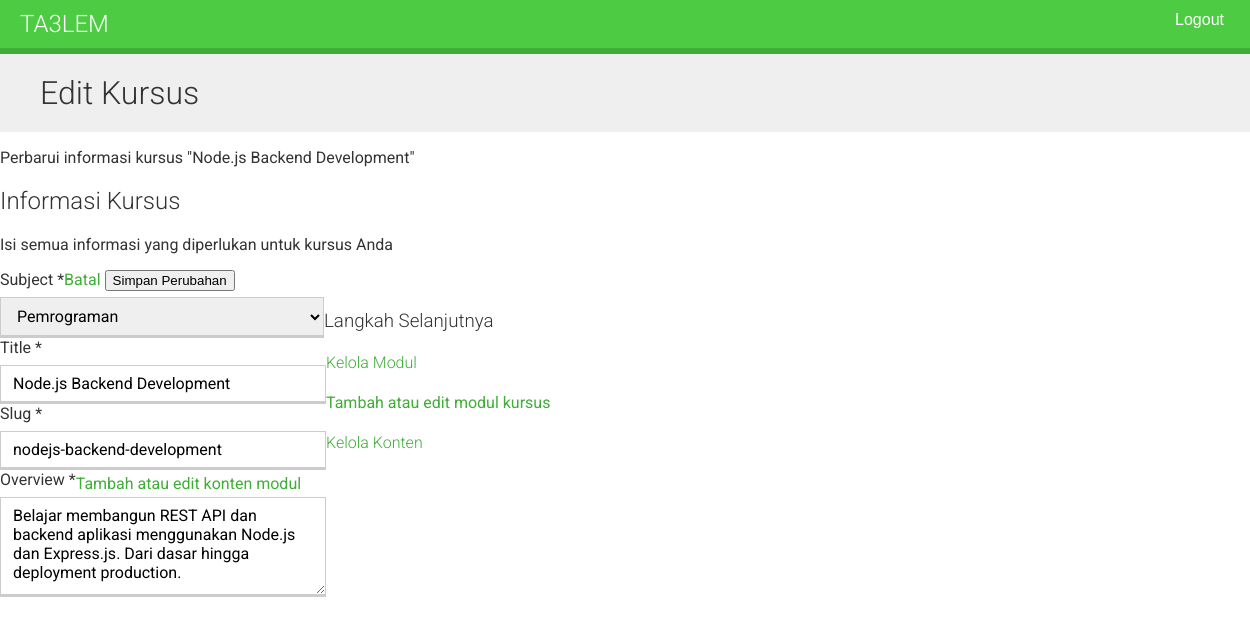
The app's page /course/8/edit/ (signed in) with its own data.
### courses/models.py (models this page shows, shortened)
class Course(models.Model):
    owner = models.ForeignKey(User, on_delete=models.CASCADE, related_name='courses_created')
    subject = models.ForeignKey(Subject, on_delete=models.CASCADE, related_name='courses')
    title = models.CharField(max_length=200)
    slug = models.SlugField(max_length=200, unique=True)
    overview = models.TextField()
    created = models.DateTimeField(auto_now_add=True)
    students = models.ManyToManyField(User, related_name='courses_joined', blank=True)
    class Meta:
        ordering = ['-created']

class Subject(models.Model):
    title = models.CharField(max_length=100)
    slug = models.SlugField(max_length=100, unique=True)
    class Meta:
        ordering = ['title']
    def __str__(self):
        return self.title

### courses/views.py (the view)
# urls.py: path("<int:pk>/edit/", views.CourseUpdateView.as_view(), name="course_edit"),
class CourseUpdateView(OwnerCourseEditMixin, UpdateView):
    permission_required = 'courses.change_course'

### courses/views.py (called while the page is built)
    def get_queryset(self):
        qs = super().get_queryset()
        return qs.filter(owner=self.request.user)

### courses/templates/courses/manage/course/form.html (shortened to what this page needs)
{% extends "base.html" %}
{% block content %}
    <div class="relative bg-gradient-to-br from-indigo-600 via-purple-600 to-pink-500 text-white py-12 sm:py-16 overflow-hidden">
        <div class="relative max-w-7xl mx-auto px-4 sm:px-6 lg:px-8">
            <div class="flex items-center">
                <div>
                    <h1 class="text-3xl sm:text-4xl lg:text-5xl font-extrabold mb-2">
                        {% if object %}
                            Edit Kursus
                        {% else %}
                            <i class="fas fa-plus-circle mr-3"></i>Buat Kursus Baru
                        {% endif %}
                    </h1>
                    <p class="text-indigo-100 text-lg">
                        {% if object %}
                            Perbarui informasi kursus "{{ object.title }}"
                        {% else %}
                            Lengkapi informasi untuk membuat kursus baru
                        {% endif %}
                    </p>
                </div>
            </div>
        </div>
    </div>
    <div class="max-w-4xl mx-auto px-4 sm:px-6 lg:px-8 py-8 sm:py-12">
        <div class="bg-white/90 backdrop-blur-sm rounded-2xl shadow-2xl overflow-hidden border border-gray-100">
            <div class="bg-gradient-to-r from-indigo-50 to-purple-50 px-6 sm:px-8 py-6 border-b border-indigo-100">
                <h2 class="text-2xl font-extrabold text-gray-900 flex items-center">
                    Informasi Kursus
                </h2>
                <p class="text-gray-600 mt-2 text-sm">Isi semua informasi yang diperlukan untuk kursus Anda</p>
            </div>
            <form method="post" class="p-6 sm:p-8">
                <div class="space-y-6">
                    {% for field in form %}
                        <div class="form-group">
                            <label for="{{ field.id_for_label }}"
                                   class="block text-sm font-bold text-gray-900 mb-2">
                                {{ field.label }}
                                {% if field.field.required %}
                                    <span class="text-red-500">*</span>
                                {% endif %}
                            </label>
                            {% if field.name == 'overview' %}
                                <textarea name="{{ field.name }}"
                                          id="{{ field.id_for_label }}"
                                          rows="6"
                                          class="w-full px-4 py-3 border-2 border-gray-300 rounded-xl focus:ring-2 focus:ring-indigo-500 focus:border-indigo-500 transition-all duration-200 resize-none"
                                          {% if field.field.required %}required{% endif %}
                                          placeholder="Jelaskan secara singkat tentang kursus ini...">{{ field.value|default:'' }}</textarea>
                            {% elif field.name == 'subject' %}
                                <select name="{{ field.name }}"
                                        id="{{ field.id_for_label }}"
                                        class="w-full px-4 py-3 border-2 border-gray-300 rounded-xl focus:ring-2 focus:ring-indigo-500 focus:border-indigo-500 transition-all duration-200"
                                        {% if field.field.required %}required{% endif %}>
                                    {% for choice in field.field.choices %}
                                        {% if choice.0 %}
                                            <option value="{{ choice.0 }}"
                                                    {% if field.value == choice.0 %}selected{% endif %}>
                                                {{ choice.1 }}
                                            </option>
                                        {% endif %}
                                    {% endfor %}
                                </select>
                            {% else %}
                                <input type="text"
                                       name="{{ field.name }}"
                                       id="{{ field.id_for_label }}"
                                       value="{{ field.value|default:'' }}"
                                       class="w-full px-4 py-3 border-2 border-gray-300 rounded-xl focus:ring-2 focus:ring-indigo-500 focus:border-indigo-500 transition-all duration-200"
                                       {% if field.field.required %}required{% endif %}
                                       placeholder="{{ field.label }}">
                            {% endif %}
                        </div>
                    {% endfor %}
                </div>
                <div class="mt-8 pt-6 border-t-2 border-gray-200 flex flex-col sm:flex-row items-center justify-between gap-4">
                    <a href="{% url 'manage_course_list' %}"
                       class="w-full sm:w-auto inline-flex items-center justify-center px-6 py-3 border-2 border-gray-300 rounded-xl text-gray-700 bg-white hover:bg-gray-50 font-semibold transition-all duration-200 shadow-sm hover:shadow-md">
                        Batal
                    </a>
                    <button type="submit"
                            class="w-full sm:w-auto inline-flex items-center justify-center px-8 py-3 bg-gradient-to-r from-indigo-600 to-purple-600 hover:from-indigo-700 hover:to-purple-700 text-white font-bold rounded-xl transition-all duration-200 shadow-xl hover:shadow-2xl hover:scale-105">
                        {% if object %}Simpan Perubahan{% else %}Buat Kursus{% endif %}
                    </button>
                </div>
            </form>
        </div>
        {% if object %}
            <div class="mt-8 bg-gradient-to-r from-indigo-50 to-purple-50 rounded-2xl p-6 sm:p-8 border border-indigo-100">
                <h3 class="text-xl font-extrabold text-gray-900 mb-6 flex items-center">
                    Langkah Selanjutnya
                </h3>
                <div class="grid grid-cols-1 md:grid-cols-2 gap-4">
                    <a href="{% url 'course_module_update' object.id %}"
                       class="group flex items-center p-5 bg-white rounded-xl hover:shadow-xl transition-all duration-200 border-2 border-transparent hover:border-purple-300 hover:scale-105">
                        <div>
                            <h4 class="font-bold text-gray-900 group-hover:text-purple-600 transition-colors">Kelola
                                Modul</h4>
                            <p class="text-sm text-gray-600">Tambah atau edit modul kursus</p>
                        </div>
                    </a>
                    {% if object.modules.count > 0 %}
                        <a href="{% url 'module_content_list' object.modules.first.id %}"
                           class="group flex items-center p-5 bg-white rounded-xl hover:shadow-xl transition-all duration-200 border-2 border-transparent hover:border-green-300 hover:scale-105">
                            <div>
                                <h4 class="font-bold text-gray-900 group-hover:text-green-600 transition-colors">Kelola
                                    Konten</h4>
                                <p class="text-sm text-gray-600">Tambah atau edit konten modul</p>
                            </div>
                        </a>
                    {% endif %}
                </div>
            </div>
        {% endif %}
    </div>
{% endblock %}

### courses/static/css/base.css (style rules this page uses)
body { margin:0; font-family:'Roboto', sans-serif; font-weight:400; color:#333; }
a { color:#3fad37; text-decoration:none; }
h1, h2, h3, h4, h5, h6 { font-family:'Roboto', sans-serif; font-weight:300; }
h1 { background:#efefef; width:100%; overflow:auto; padding:20px 0 20px 40px; margin:0; }
label { float:left; clear:both; margin:0 0 8px 0; }
input, select, textarea { border:1px solid #ccc; border-bottom:3px solid #ccc; padding:8px 12px; font-size:16px; font-family:'Roboto', sans-serif; float:left; clear:both; width:300px; }
textarea { height:80px; }
select { width:324px; }

### records on screen
Course: title "Node.js Backend Development", title "Node.js Backend Development" "nodejs-backend-development", overview "Belajar membangun REST API dan backend aplikasi menggunakan Node.js dan Express.js. Dari dasar hingga deployment production."
Subject: subject "Pemrograman"

### other values on screen
{{ field.label }} "Subject" "Title" "Slug" "Overview"
